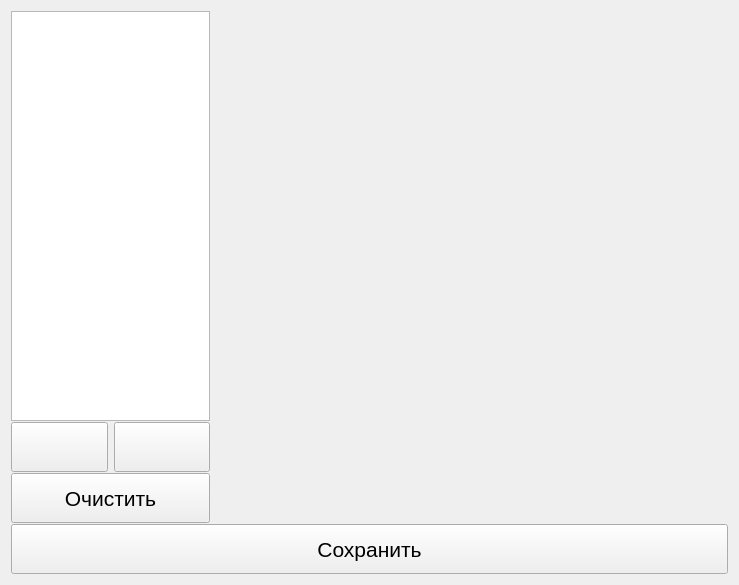
<?xml version="1.0" encoding="UTF-8"?>
<ui version="4.0">
 <class>ListedWidget</class>
 <widget class="QWidget" name="ListedWidget">
  <property name="geometry">
   <rect>
    <x>0</x>
    <y>0</y>
    <width>739</width>
    <height>552</height>
   </rect>
  </property>
  <property name="windowTitle">
   <string>Form</string>
  </property>
  <layout class="QGridLayout" name="gridLayout">
   <property name="verticalSpacing">
    <number>1</number>
   </property>
   <item row="0" column="0">
    <widget class="QWidget" name="widget" native="true">
     <layout class="QHBoxLayout" name="horizontalLayout" stretch="0,2">
      <property name="leftMargin">
       <number>0</number>
      </property>
      <property name="topMargin">
       <number>0</number>
      </property>
      <property name="rightMargin">
       <number>0</number>
      </property>
      <property name="bottomMargin">
       <number>0</number>
      </property>
      <item>
       <widget class="QWidget" name="widget_2" native="true">
        <layout class="QVBoxLayout" name="verticalLayout">
         <property name="spacing">
          <number>1</number>
         </property>
         <property name="leftMargin">
          <number>0</number>
         </property>
         <property name="topMargin">
          <number>0</number>
         </property>
         <property name="rightMargin">
          <number>0</number>
         </property>
         <property name="bottomMargin">
          <number>0</number>
         </property>
         <item>
          <widget class="QListWidget" name="w_iconsList">
           <property name="editTriggers">
            <set>QAbstractItemView::NoEditTriggers</set>
           </property>
           <property name="dragDropMode">
            <enum>QAbstractItemView::NoDragDrop</enum>
           </property>
           <property name="selectionMode">
            <enum>QAbstractItemView::NoSelection</enum>
           </property>
           <property name="iconSize">
            <size>
             <width>96</width>
             <height>96</height>
            </size>
           </property>
           <property name="textElideMode">
            <enum>Qt::ElideMiddle</enum>
           </property>
           <property name="movement">
            <enum>QListView::Static</enum>
           </property>
           <property name="resizeMode">
            <enum>QListView::Adjust</enum>
           </property>
           <property name="spacing">
            <number>8</number>
           </property>
           <property name="viewMode">
            <enum>QListView::IconMode</enum>
           </property>
           <property name="itemAlignment">
            <set>Qt::AlignCenter</set>
           </property>
          </widget>
         </item>
         <item>
          <widget class="QWidget" name="widget_3" native="true">
           <layout class="QHBoxLayout" name="horizontalLayout_2">
            <property name="leftMargin">
             <number>0</number>
            </property>
            <property name="topMargin">
             <number>0</number>
            </property>
            <property name="rightMargin">
             <number>0</number>
            </property>
            <property name="bottomMargin">
             <number>0</number>
            </property>
            <item>
             <widget class="QPushButton" name="btn_add">
              <property name="minimumSize">
               <size>
                <width>0</width>
                <height>50</height>
               </size>
              </property>
              <property name="text">
               <string/>
              </property>
              <property name="icon">
               <iconset resource="rsc.qrc">
                <normaloff>:/icons/resources/icons/add.png</normaloff>:/icons/resources/icons/add.png</iconset>
              </property>
              <property name="iconSize">
               <size>
                <width>32</width>
                <height>32</height>
               </size>
              </property>
             </widget>
            </item>
            <item>
             <widget class="QPushButton" name="btn_remove">
              <property name="minimumSize">
               <size>
                <width>0</width>
                <height>50</height>
               </size>
              </property>
              <property name="text">
               <string/>
              </property>
              <property name="icon">
               <iconset resource="rsc.qrc">
                <normaloff>:/icons/resources/icons/remove.png</normaloff>:/icons/resources/icons/remove.png</iconset>
              </property>
              <property name="iconSize">
               <size>
                <width>32</width>
                <height>32</height>
               </size>
              </property>
             </widget>
            </item>
           </layout>
          </widget>
         </item>
         <item>
          <widget class="QPushButton" name="btn_clear">
           <property name="minimumSize">
            <size>
             <width>0</width>
             <height>50</height>
            </size>
           </property>
           <property name="font">
            <font>
             <pointsize>16</pointsize>
            </font>
           </property>
           <property name="text">
            <string>Очистить</string>
           </property>
          </widget>
         </item>
        </layout>
       </widget>
      </item>
      <item>
       <widget class="QWidget" name="w_iconView" native="true">
        <property name="minimumSize">
         <size>
          <width>512</width>
          <height>512</height>
         </size>
        </property>
        <layout class="QGridLayout" name="gridLayout_2">
         <item row="0" column="1">
          <spacer name="verticalSpacer">
           <property name="orientation">
            <enum>Qt::Vertical</enum>
           </property>
           <property name="sizeHint" stdset="0">
            <size>
             <width>20</width>
             <height>230</height>
            </size>
           </property>
          </spacer>
         </item>
         <item row="1" column="0">
          <spacer name="horizontalSpacer">
           <property name="orientation">
            <enum>Qt::Horizontal</enum>
           </property>
           <property name="sizeHint" stdset="0">
            <size>
             <width>213</width>
             <height>20</height>
            </size>
           </property>
          </spacer>
         </item>
         <item row="1" column="1">
          <widget class="QLabel" name="w_icon">
           <property name="text">
            <string/>
           </property>
          </widget>
         </item>
         <item row="1" column="2">
          <spacer name="horizontalSpacer_2">
           <property name="orientation">
            <enum>Qt::Horizontal</enum>
           </property>
           <property name="sizeHint" stdset="0">
            <size>
             <width>212</width>
             <height>20</height>
            </size>
           </property>
          </spacer>
         </item>
         <item row="2" column="1">
          <spacer name="verticalSpacer_2">
           <property name="orientation">
            <enum>Qt::Vertical</enum>
           </property>
           <property name="sizeHint" stdset="0">
            <size>
             <width>20</width>
             <height>229</height>
            </size>
           </property>
          </spacer>
         </item>
        </layout>
       </widget>
      </item>
     </layout>
    </widget>
   </item>
   <item row="1" column="0">
    <widget class="QPushButton" name="btn_save">
     <property name="minimumSize">
      <size>
       <width>0</width>
       <height>50</height>
      </size>
     </property>
     <property name="font">
      <font>
       <pointsize>16</pointsize>
      </font>
     </property>
     <property name="text">
      <string>Сохранить</string>
     </property>
     <property name="icon">
      <iconset resource="rsc.qrc">
       <normaloff>:/icons/resources/icons/save.png</normaloff>:/icons/resources/icons/save.png</iconset>
     </property>
     <property name="iconSize">
      <size>
       <width>32</width>
       <height>32</height>
      </size>
     </property>
    </widget>
   </item>
  </layout>
 </widget>
 <resources>
  <include location="rsc.qrc"/>
 </resources>
 <connections/>
</ui>
